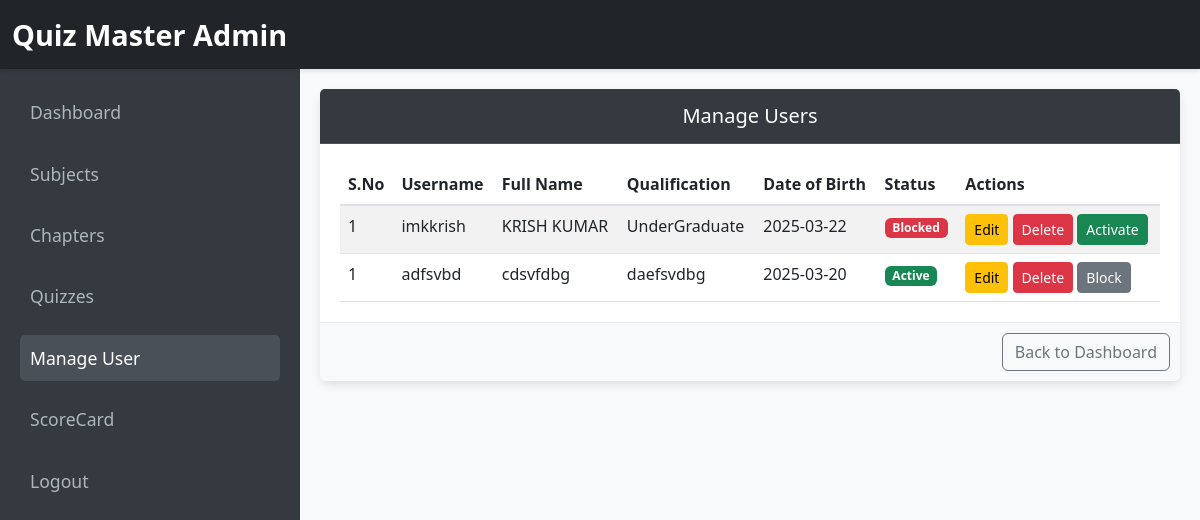
/manage_users (signed in), run on an earlier commit of the app's database.
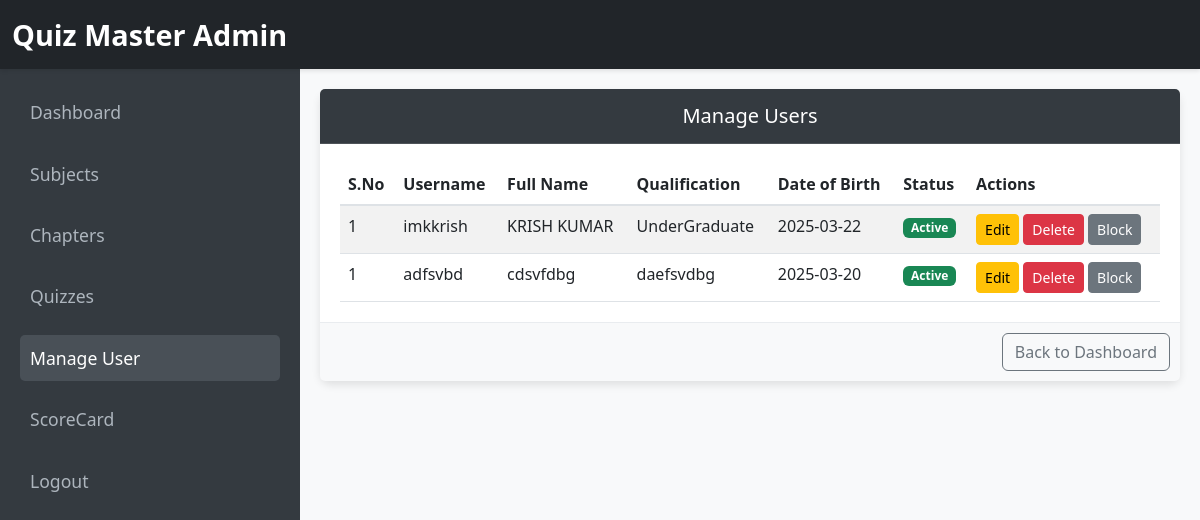
And on a later commit of the database.
### models/user.py (models this page shows, shortened)
class User(db.Model):
    __tablename__ = 'user'
    id = db.Column(db.Integer, primary_key=True)
    username = db.Column(db.String(80), unique=True, nullable=False)
    password_hash = db.Column(db.String(255), nullable=False)
    full_name = db.Column(db.String(120), nullable=False)
    qualification = db.Column(db.String(120))
    dob = db.Column(db.String(10))  # Alternatively, use db.Date for actual date objects
    is_active = db.Column(db.Boolean, default=True)  # New column: active by default
    scores = db.relationship('Score', backref='user', lazy=True)

### controllers/admin_controller.py (the view)
@admin_bp.route('/manage_users')
def manage_users():
    if 'username' not in session or session.get('username') != 'admin':
        return redirect(url_for('auth.login'))
    users = User.query.all()
    return render_template('users/manage_users.html', users=users)

### templates/users/manage_users.html (shortened to what this page needs)
<!DOCTYPE html>
<html lang="en">
<head>
  <link href="https://cdn.jsdelivr.net/npm/bootstrap@5.3.0/dist/css/bootstrap.min.css" rel="stylesheet">
  <link rel="stylesheet" href="{{ url_for('static', filename='css/styles.css') }}">
</head>
<body>
    <nav class="navbar navbar-dark bg-dark">
      <div class="container-fluid">
        <a class="navbar-brand" href="#">Quiz Master Admin</a>
      </div>
    </nav>
    <div class="container-fluid">
      <div class="row">
        <div class="col-md-3 d-none d-md-block sidebar">
          <nav class="nav flex-column">
            <a href="/dashboard" class="nav-link">Dashboard</a>
            <a href="/subjects" class="nav-link">Subjects</a>
            <a href="/chapters" class="nav-link">Chapters</a>
            <a href="/quizzes" class="nav-link">Quizzes</a>
            <a href="/manage_users" class="nav-link active">Manage User</a>
            <a href="/scorecard" class="nav-link ">ScoreCard</a>
            <a href="/logout" class="nav-link">Logout</a>
          </nav>
        </div>
        <main class="col-md-9 content">
          <div class="card">
            <div class="card-header">
              Manage Users
            </div>
            <div class="card-body">
              <div class="table-responsive">
                <table class="table table-striped table-hover mb-0">
                  <thead>
                    <tr>
                      <th>S.No</th>
                      <th>Username</th>
                      <th>Full Name</th>
                      <th>Qualification</th>
                      <th>Date of Birth</th>
                      <th>Status</th>
                      <th>Actions</th>
                    </tr>
                  </thead>
                  <tbody>
                    {% set counter = 1 %}
                    {% for user in users %}
                      {% if user.username != 'admin' %}
                      <tr>
                        <td>{{ counter }}</td>
                        <td>{{ user.username }}</td>
                        <td>{{ user.full_name }}</td>
                        <td>{{ user.qualification }}</td>
                        <td>{{ user.dob }}</td>
                        <td>
                          {% if user.is_active %}
                            <span class="badge bg-success">Active</span>
                          {% else %}
                            <span class="badge bg-danger">Blocked</span>
                          {% endif %}
                        </td>
                        <td>
                          <a href="/users/edit/{{ user.id }}" class="btn btn-warning btn-sm">Edit</a>
                          <form action="/users/delete/{{ user.id }}" method="POST" style="display:inline-block;" onsubmit="return confirm('Are you sure you want to delete this user?');">
                            <button type="submit" class="btn btn-danger btn-sm">Delete</button>
                          </form>
                          {% if user.is_active %}
                            <form action="/users/block/{{ user.id }}" method="POST" style="display:inline-block;" onsubmit="return confirm('Are you sure you want to block this user?');">
                              <button type="submit" class="btn btn-secondary btn-sm">Block</button>
                            </form>
                          {% else %}
                            <form action="/users/activate/{{ user.id }}" method="POST" style="display:inline-block;" onsubmit="return confirm('Are you sure you want to activate this user?');">
                              <button type="submit" class="btn btn-success btn-sm">Activate</button>
                            </form>
                          {% endif %}
                        </td>
                      </tr>
                      {% set counter = counter + 1 %}
                      {% endif %}
                    {% endfor %}
                  </tbody>
                </table>
              </div>
            </div>
            <div class="card-footer text-end">
              <a href="/dashboard" class="btn btn-outline-secondary">Back to Dashboard</a>
            </div>
          </div>
        </main>
      </div>
    </div>
</body>
</html>

### static/css/styles.css (style rules this page uses)
body { background-color: #f8f9fa; }
.card { border: none; border-radius: 0.5rem; box-shadow: 0 0.125rem 0.25rem rgba(0, 0, 0, 0.075); }
.card-header { background-color: #343a40; color: #fff; font-size: 1.25rem; text-align: center; padding: 0.75rem 1.25rem; border-bottom: 1px solid rgba(255,255,255,0.125); }
.card-footer { background-color: #f8f9fa; border-top: 1px solid #dee2e6; text-align: right; }
.table thead th { border-bottom: 2px solid #dee2e6; }
.navbar { box-shadow: 0 2px 4px rgba(0,0,0,0.1); }
.navbar-brand { font-weight: bold; font-size: 1.8rem; }
.sidebar { background-color: #343a40; min-height: 100vh; padding: 20px; }
.sidebar a { color: #adb5bd; text-decoration: none; font-size: 1.1rem; margin-bottom: 15px; display: block; padding: 10px; border-radius: 5px; transition: background-color 0.3s, color 0.3s; }
.sidebar a:hover, .sidebar a.active { color: #fff; background-color: #495057; }
.content { padding: 20px; }
.card { border: none; border-radius: 10px; box-shadow: 0 4px 8px rgba(0,0,0,0.1); margin-bottom: 30px; }
.card-body { padding: 20px; }
.card-footer { background-color: #f8f9fa; border-top: 1px solid #e9ecef; text-align: center; padding: 10px; border-bottom-left-radius: 10px; border-bottom-right-radius: 10px; }

What changed in the data, as far as the page shows it:
changed User "imkkrish": is_active "Blocked Activate" → "Active Block"
